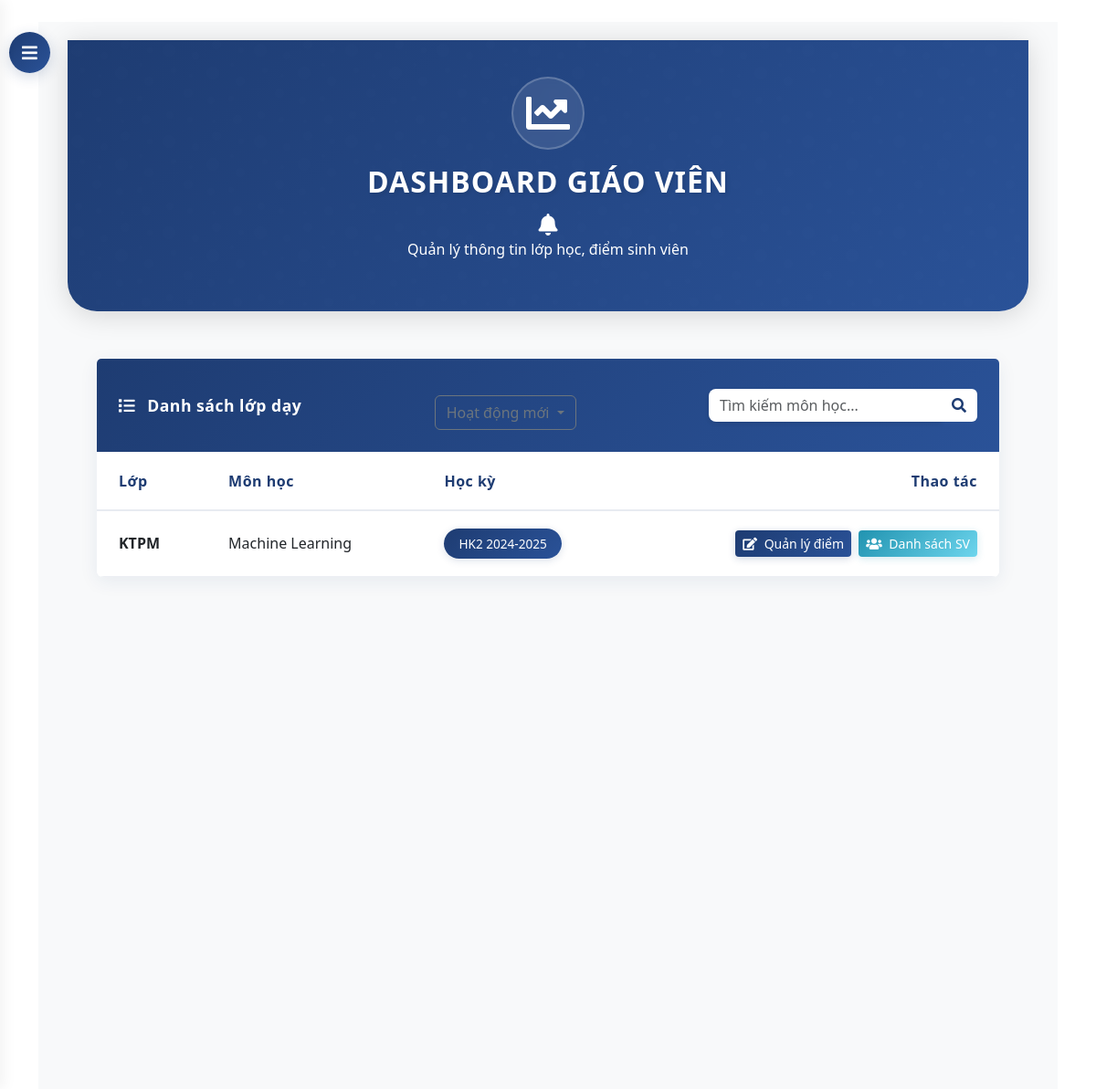
Screenshot of /teacher/dashboard/ (signed in) with the database file from the repository.
### core/models.py (models this page shows, shortened)
class TeacherAssignment(models.Model):
    teacher = models.ForeignKey(Teacher, on_delete=models.CASCADE)
    subject = models.ForeignKey(Subject, on_delete=models.CASCADE)
    classroom = models.ForeignKey(ClassRoom, on_delete=models.CASCADE)
    semester = models.ForeignKey(Semester, on_delete=models.CASCADE)
    class Meta:
        unique_together = ('teacher', 'subject', 'classroom', 'semester')

class ClassRoom(models.Model):
    class_code = models.CharField(max_length=10)
    name = models.CharField(max_length=100)
    students = models.ManyToManyField('Student', related_name='classrooms')

class Subject(models.Model):
    name = models.CharField(max_length=100)

class Semester(models.Model):
    name = models.CharField(max_length=50)  # e.g., "HK1 2022-2023"
    start_date = models.DateField()
    end_date = models.DateField()
    is_active = models.BooleanField(default=True)

### core/views.py (the view)
# urls.py: path('teacher/dashboard/', views.teacher_dashboard, name='teacher_dashboard'),
@login_required
@user_passes_test(is_teacher)
def teacher_dashboard(request):
    teacher = request.user.teacher
    current_date = timezone.now().date()
    active_semesters = Semester.objects.filter(is_active=True)
    assignments = TeacherAssignment.objects.filter(teacher=teacher)
    if active_semesters.exists():
        semester_id = request.GET.get('semester')
        if semester_id:
            try:
                selected_semester = Semester.objects.get(id=semester_id)
                assignments = assignments.filter(semester=selected_semester)
            except Semester.DoesNotExist:
                pass
    search_query = request.GET.get('search', '')
    if search_query:
        assignments = assignments.filter(subject__name__icontains=search_query)
    notifications = Notification.objects.filter(user=request.user).order_by('-created_at')[:5]
    unread_count = Notification.objects.filter(user=request.user, is_read=False).count()
    return render(request, 'core/teacher/dashboard.html', {
        'teacher': teacher,
        'assignments': assignments,
        'active_semesters': active_semesters,
        'current_date': current_date,
        'search_query': search_query,
        'notifications': notifications,
        'unread_count': unread_count
    })

### core/views.py (called while the page is built)
def is_teacher(user):
    return hasattr(user, 'teacher')

### templates/core/teacher/dashboard.html (shortened to what this page needs)
{% extends "base.html" %}
{% block content %}
            <button id="sidebarCollapse">
                <i class="fas fa-bars"></i>
            </button>
<div id="content">
    <div class="container-fluid">
        <div class="hero-section">
            <div class="container">
                <div class="row justify-content-center text-center">
                    <div class="col-md-8">
                        <div class="hero-icon">
                            <i class="fas fa-chart-line"></i>
                        </div>
                        <h1 class="hero-title">DASHBOARD GIÁO VIÊN </h1>
                        <div class="mt-3">
                            <i class="fas fa-bell position-relative" style="font-size: 1.5rem;">
                            </i>
                          </div>
                        <p class="hero-subtitle">Quản lý thông tin lớp học, điểm sinh viên</p>
                    </div>
                </div>
            </div>
        </div>
<div id="content">
    <div class="container-fluid">
        <div class="card shadow-sm">
            <div class="card-header py-3">
                <div class="d-flex justify-content-between align-items-center">
                    <h5 class="mb-0 text-white fw-bold position-relative">
                        <i class="fas fa-list me-2 position-relative">
                        </i>
                        Danh sách lớp dạy
                    </h5>
                    <div class="dropdown mt-3">
                        <button class="btn btn-outline-secondary dropdown-toggle" type="button" data-bs-toggle="dropdown">
                          Hoạt động mới
                        </button>
                      </div>
                    <form method="get" class="d-flex gap-2">
                        <div class="input-group">
                            <input type="text" name="search" class="form-control" placeholder="Tìm kiếm môn học..." value="{{ search_query }}">
                            <button type="submit" class="btn btn-light">
                                <i class="fas fa-search"></i>
                            </button>
                        </div>
                    </form>
                </div>
            </div>
            <div class="card-body p-0">
                <div class="table-responsive">
                    <table class="table table-hover align-middle mb-0">
                        <thead>
                            <tr class="table-white-header">
                                <th class="px-4">Lớp</th>
                                <th>Môn học</th>
                                <th>Học kỳ</th>
                                <th class="text-end px-4">Thao tác</th>
                            </tr>
                        </thead>
                        <tbody>
                            {% for assignment in assignments %}
                            <tr>
                                <td class="px-4">
                                    <strong>{{ assignment.classroom.name }}</strong>
                                </td>
                                <td>{{ assignment.subject.name }}</td>
                                <td>
                                    <span class="badge bg-primary">{{ assignment.semester.name }}</span>
                                </td>
                                <td class="text-end px-4">
                                    {% if assignment.id %}
                                    <a href="{% url 'class_grades' assignment.id %}" class="btn btn-gradient btn-sm me-1">
                                        <i class="fas fa-edit"></i>
                                        <span class="d-none d-md-inline ms-1">Quản lý điểm</span>
                                    </a>
                                    <a href="{% url 'teacher_class_students' assignment.id %}" class="btn btn-gradient-secondary btn-sm">
                                        <i class="fas fa-users"></i>
                                        <span class="d-none d-md-inline ms-1">Danh sách SV</span>
                                    </a>
                                    {% endif %}
                                </td>
                            </tr>
                            {% endfor %}
                        </tbody>
                    </table>
                </div>
            </div>
        </div>
    </div>
</div>
{% endblock %}

### templates/base.html (style rules this page uses)
:root { --navbar-bg: #0d47a1; --navbar-hover: rgba(255, 255, 255, 0.1); }

### rows the page displays
TeacherAssignment: classroom.name "KTPM", subject.name "Machine Learning", semester.name "HK2 2024-2025", shows "Quản lý điểm"
